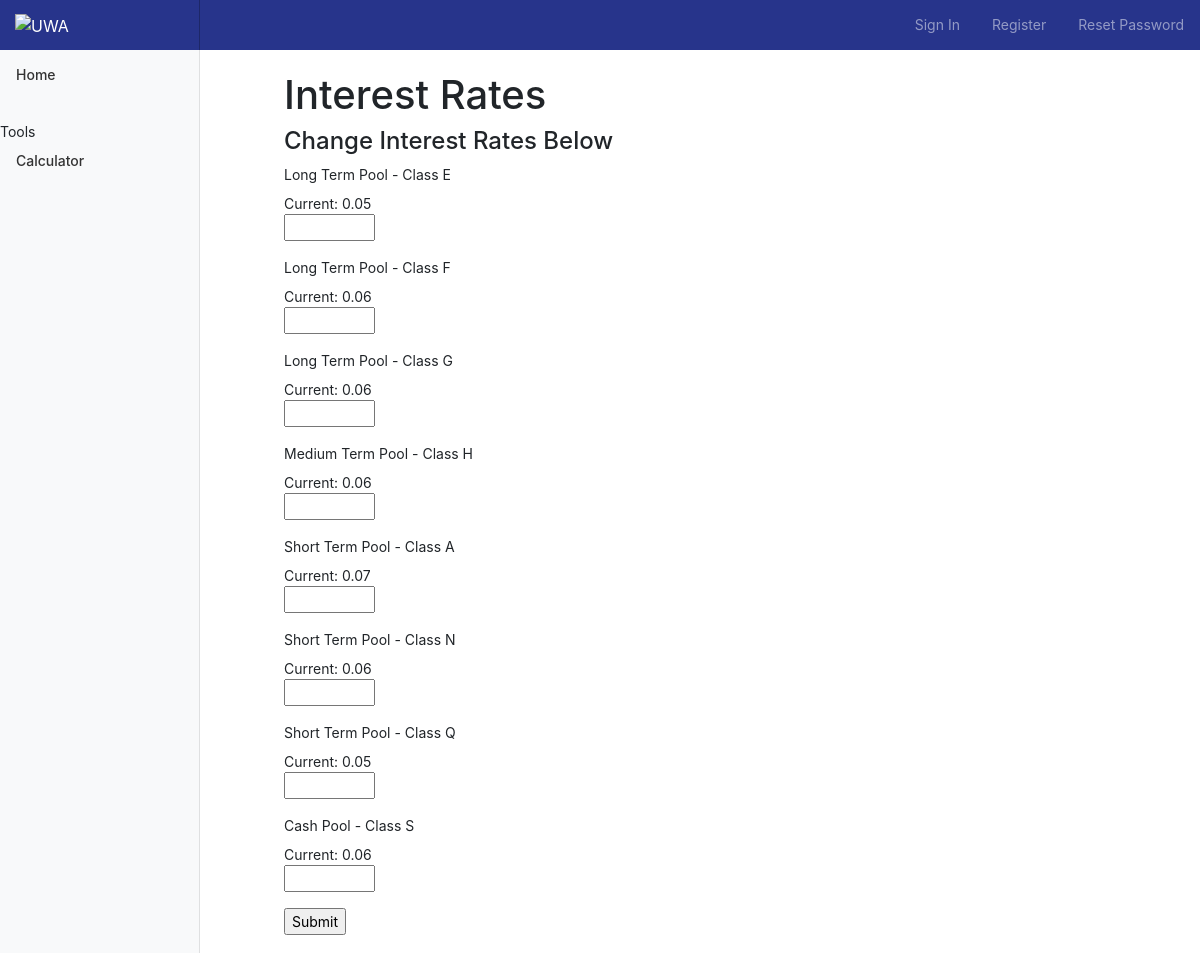
/admin, run on an earlier commit of the app's database.
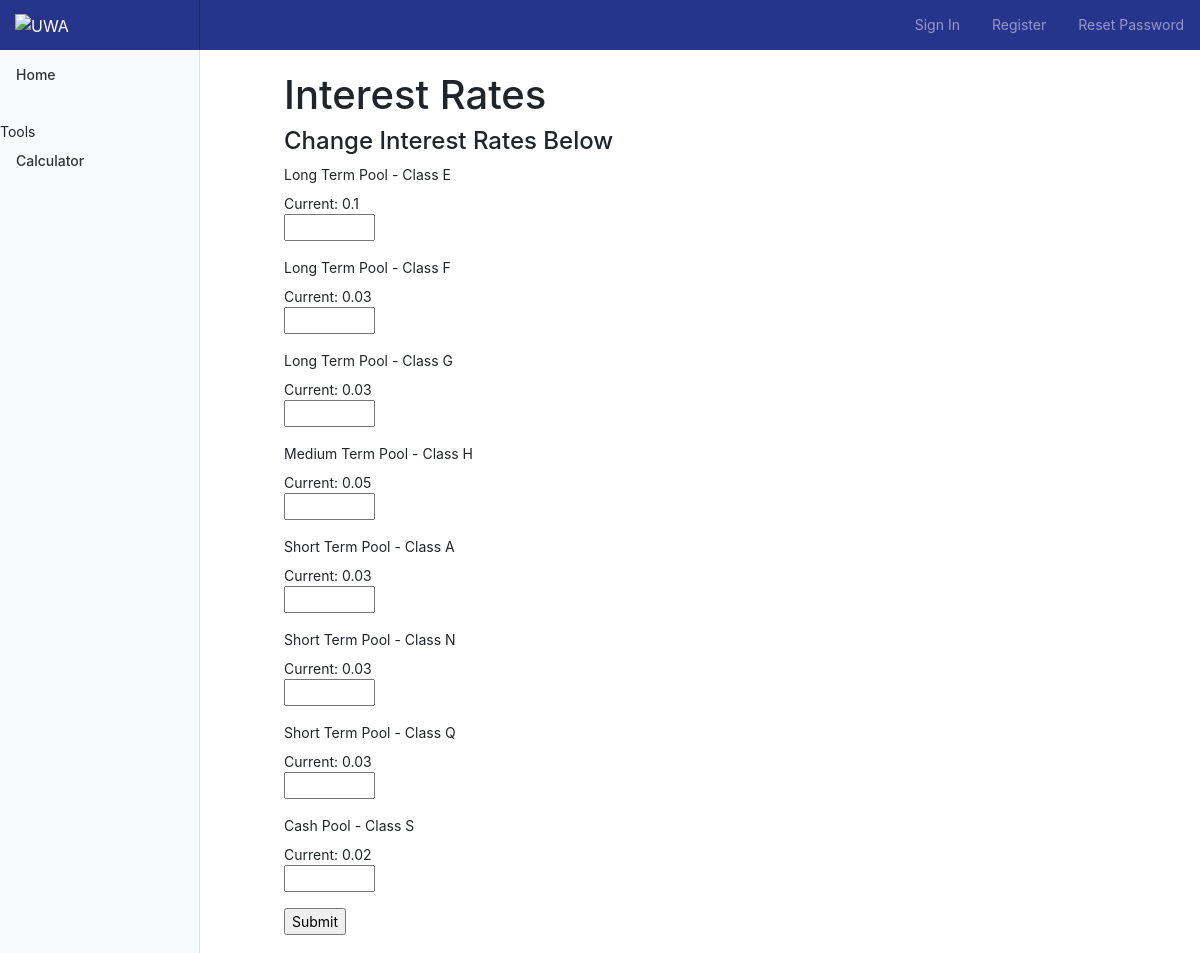
And on a later commit of the database.
### app/models.py (models this page shows, shortened)
class InterestRates(db.Model):
    id = db.Column(db.Integer, primary_key=True)
    ClassE = db.Column(db.Float)
    ClassF = db.Column(db.Float)
    ClassG = db.Column(db.Float)
    ClassH = db.Column(db.Float)
    ClassA = db.Column(db.Float)
    ClassN = db.Column(db.Float)
    ClassQ = db.Column(db.Float)
    ClassS = db.Column(db.Float)

### app/routes.py (the view, shortened to what this page needs)
@app.route('/admin', methods=['GET', 'POST'])
def admin():
    form = InterestRatesForm()
    Interest = InterestRates.query.first()
    return render_template('admin.html', title='Admin', form=form, Interest=Interest)

### app/forms.py
class InterestRatesForm(FlaskForm):
    ClassE = StringField('Long Term Pool - Class E')
    ClassF = StringField('Long Term Pool - Class F')
    ClassG = StringField('Long Term Pool - Class G')
    ClassH = StringField('Medium Term Pool - Class H')
    ClassA = StringField('Short Term Pool - Class A')
    ClassN = StringField('Short Term Pool - Class N')
    ClassQ = StringField('Short Term Pool - Class Q')
    ClassS = StringField('Cash Pool - Class S')
    submit = SubmitField('Submit')

### app/templates/admin.html (shortened to what this page needs)
{% extends "base.html" %} {% block content %}
<main role="main" class="col-md-9 ml-sm-auto col-lg-10 px-4">
    <div class="container-fluid">
        <div class="leftSide col-lg-1">
        </div>
        <div class="mainArea col-lg-10">
            <div class="signin container-fluid">
                <div class="col-lg-10"></div>
                <div class="col-lg-10">
                    <div class="special">
                        <br>
                        <h1>Interest Rates</h1>
                    </div>
                    <div class="form">
                        <h4>Change Interest Rates Below</h4>
                        <form action="" method="post" novalidate>
                            <p>
                                {{ form.ClassE.label }} <br> Current: {{ Interest.ClassE }} <br> {{ form.ClassE(size=5) }} <br>
                            </p>
                            <p>
                                {{ form.ClassF.label }} <br> Current: {{ Interest.ClassF }} <br> {{ form.ClassF(size=5) }} <br>
                            </p>
                            <p>
                                {{ form.ClassG.label }} <br> Current: {{ Interest.ClassG }} <br> {{ form.ClassG(size=5) }} <br>
                            </p>
                            <p>
                                {{ form.ClassH.label }} <br> Current: {{ Interest.ClassH }} <br> {{ form.ClassH(size=5) }} <br>
                            </p>
                            <p>
                                {{ form.ClassA.label }} <br> Current: {{ Interest.ClassA }} <br> {{ form.ClassA(size=5) }} <br>
                            </p>
                            <p>
                                {{ form.ClassN.label }} <br> Current: {{ Interest.ClassN }} <br> {{ form.ClassN(size=5) }} <br>
                            </p>
                            <p>
                                {{ form.ClassQ.label }} <br> Current: {{ Interest.ClassQ }} <br> {{ form.ClassQ(size=5) }} <br>
                            </p>
                            <p>
                                {{ form.ClassS.label }} <br> Current: {{ Interest.ClassS }} <br> {{ form.ClassS(size=5) }} <br>
                            </p>
                            <p>{{ form.submit() }}</p>
                        </form>
                    </div>
                </div>
            </div>
        </div>
    </div>
</main>
{% endblock %}

### app/templates/base.html (shortened to what this page needs)
<!doctype html>
<html lang="en">
<head>
    <link rel="stylesheet" href="https://maxcdn.bootstrapcdn.com/bootstrap/4.0.0/css/bootstrap.min.css">
    <link rel="stylesheet" href="../static/stylesheet.css">
</head>
<body>
    <nav class="navbar navbar-dark fixed-top flex-md-nowrap p-0 shadow">
        <a class="navbar-brand col-sm-3 col-md-2 mr-0" href="/"><img src="https://static.weboffice.uwa.edu.au/visualid/sites/alpha/img/uwacrest-white.svg" alt=UWA height=30px; width=98px></a>
        {% if current_user.is_authenticated %}
        <ul class="navbar-nav px-3">
            <li class="nav-item text-nowrap">
                <a class="nav-link" href="{{ url_for('logout') }}">Sign Out</a>
            </li>
        </ul>
        {% elif current_user.is_anonymous %}
        <ul class="navbar-nav ml-auto px-3">
            <li class="nav-item text-nowrap">
                <a class="nav-link" href="{{ url_for('signin') }}">Sign In</a>
            </li>
        </ul>
        <ul class="navbar-nav px-3">
            <li class="nav-item text-nowrap">
                <a class="nav-link" href="{{ url_for('signup') }}">Register</a>
            </li>
        </ul>
		<ul class="navbar-nav px-3">
            <li class="nav-item text-nowrap">
                <a class="nav-link" href="{{ url_for('reset') }}">Reset Password</a>
            </li>
        </ul>
        {% endif %}
    </nav>
    <div class="container-fluid">
        <div class="row">
            <nav class="col-md-2 d-none d-md-block bg-light sidebar">
                <div class="sidebar-sticky">
                    <ul class="nav flex-column">
                        <li class="nav-item">
                            <a class="nav-link" href="/">
                                 Home <span class="sr-only">(current)</span>
                            </a>
                            <span>Tools</span>
                        </li>
                        <li class="nav-item ">
                            <a class="nav-link " href="{{ url_for( 'calcs') }} ">
                                 Calculator
                            </a>
                        </li>
                    </ul>
                </div>
            </nav>
        </div>
    </div>
    {% block content %} {% endblock %}
</body>
</html>

### app/static/stylesheet.css (style rules this page uses)
body { font-size: .875rem; background-color: white; }
.sidebar { position: fixed; top: 0; bottom: 0; left: 0; z-index: 100; padding: 48px 0 0; box-shadow: inset -1px 0 0 rgba(0, 0, 0, .1); }
.sidebar-sticky { position: relative; top: 0; height: calc(100vh - 48px); padding-top: .5rem; overflow-x: hidden; overflow-y: auto; }
.sidebar .nav-link { font-weight: 500; color: #333; }
[role="main"] { padding-top: 48px; }
.navbar-brand { padding-top: .75rem; padding-bottom: .75rem; font-size: 1rem; background-color: #27348b; box-shadow: inset -1px 0 0 rgba(0, 0, 0, .25); }
.navbar-dark { background-color: #27348b; }
.nav-link { color: white; }

What changed in the data, as far as the page shows it:
changed InterestRates: ClassE "0.05" → "0.1"; ClassF "0.06" → "0.03"; ClassG "0.06" → "0.03"; ClassH "0.06" → "0.05"; ClassA "0.07" → "0.03"; ClassN "0.06" → "0.03"; ClassQ "0.05" → "0.03"; ClassS "0.06" → "0.02"
